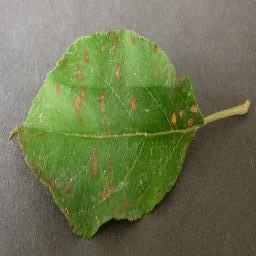
#> input picture deployment/client/images_post/apple_cedar_apple_rust5.jpg, 256 x 256 px
$ python -i custom_clahe.py   (imports and definitions only)
#> lines starting #> are read from the running program, lines starting #| are printed output that depends on the picture
import cv2
import numpy as np

from typing import Tuple
from PIL import Image


class CustomCLAHE(object):
    def __init__(self, clip_limit: float = 2.0, tile_grid_size: Tuple[int, int] = (8, 8)):
        """Initializes an object of CustomCLAHE class with specified parameters.

        :param clip_limit: The contrast limit.
        :param tile_grid_size: The size of the grid.
        """

        self.clip_limit = clip_limit
        self.tile_grid_size = tile_grid_size

    def __call__(self, img: Image) -> Image:
        """Applies Contrast Limited Adaptive Histogram Equalization to the input image.

        :param img: The input image.
        :returns: The equalized image.
        """

        img = np.array(img)

        # Converts the image from RGB to LAB color space
        lab_image = cv2.cvtColor(img, cv2.COLOR_RGB2LAB)
#> lab_image: shape (256, 256, 3); mean of channels 0, 1, 2 122.3, 118.9, 147.1
        l_channel, a_channel, b_channel = cv2.split(lab_image)
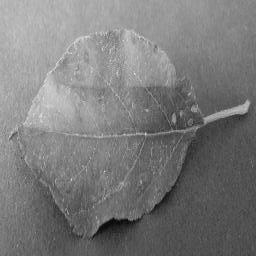
#> l_channel: shape (256, 256); min 5, max 233, mean 122.3
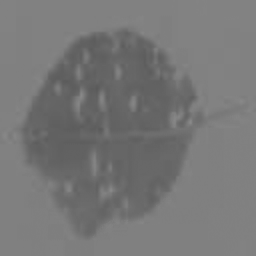
#> a_channel: shape (256, 256); min 90, max 137, mean 118.9
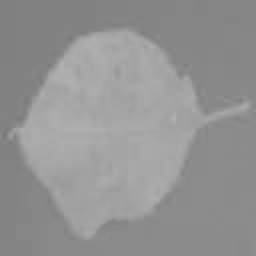
#> b_channel: shape (256, 256); min 121, max 177, mean 147.1

        # Applies CLAHE to L channel
        clahe = cv2.createCLAHE(clipLimit=self.clip_limit, tileGridSize=self.tile_grid_size)
        equalized_l_channel = clahe.apply(l_channel)
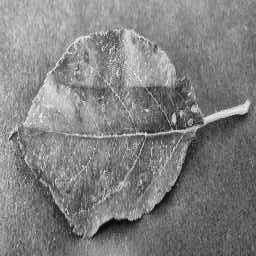
#> equalized_l_channel: shape (256, 256); min 3, max 247, mean 128.3

        # Merges the equalized L channel with original a and b channels
        equalized_lab_image = cv2.merge([equalized_l_channel, a_channel, b_channel])
#> equalized_lab_image: shape (256, 256, 3); mean of channels 0, 1, 2 128.3, 118.9, 147.1

        # Converts the equalized LAB image back to RGB color space
        equalized_bgr_image = cv2.cvtColor(equalized_lab_image, cv2.COLOR_LAB2RGB)
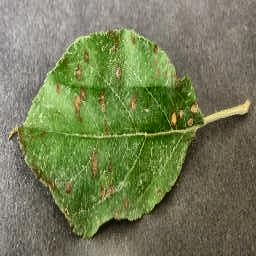
#> equalized_bgr_image: shape (256, 256, 3); mean R, G, B 115.7, 124.1, 86.6

        return Image.fromarray(equalized_bgr_image)

>>> import cv2
>>> picture = cv2.cvtColor(cv2.imread('../../client/images_post/apple_cedar_apple_rust5.jpg'), cv2.COLOR_BGR2RGB)
>>> result = CustomCLAHE()(picture)
